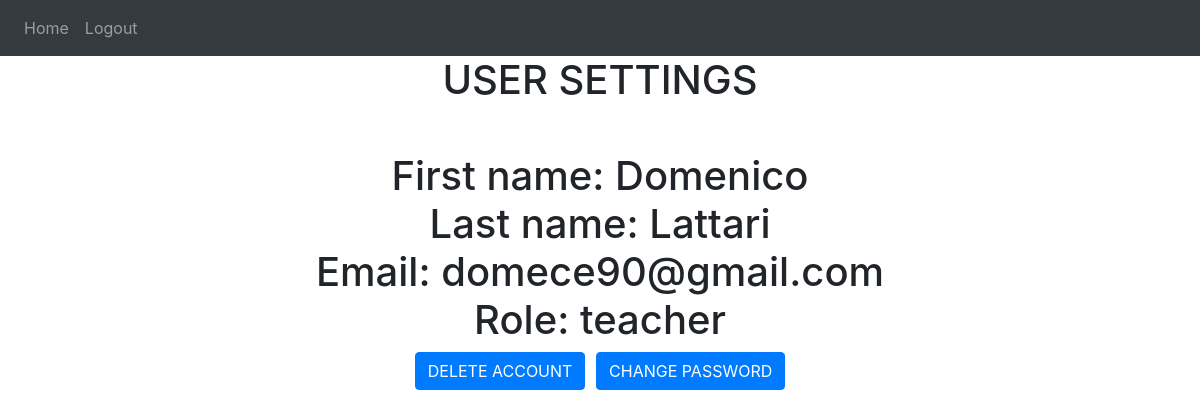
/settings (signed in), run on the app's committed database.
### website/models.py (models this page shows, shortened)
class User(db.Model, UserMixin):
    id = db.Column(db.Integer, primary_key=True)
    email = db.Column(db.String(150), unique=True)
    password = db.Column(db.String(150))
    first_name = db.Column(db.String(150))
    last_name = db.Column(db.String(150))
    role = db.Column(db.String(150))
    assignments = db.relationship('Assignment')
    course = db.relationship('Course')
    discussion = db.relationship('Discussion')
    notification = db.relationship('Notification')
    submission = db.relationship('Submission')
    enroll = db.relationship('Enroll')

### website/settings.py (the view, shortened to what this page needs)
@settings.route('/settings', methods=['GET', 'POST'])
@login_required
def view():
    if request.method=='GET':
        return render_template('user_settings.html', user=current_user)

### website/templates/user_settings.html
{% extends "base.html" %} {% block title %}Home{% endblock %} {% block content
    %}
    <h1 align="center">USER SETTINGS
    <br />
    <br />
    <div>
        First name: {{user.first_name}}
        <br />
        Last name: {{user.last_name}}
        <br />
        Email: {{user.email}}
        <br />
        Role: {{user.role}}
    </div>
    <a id="creation"><button class="btn btn-primary" onClick="deleteUser()">DELETE ACCOUNT</button></a>
    <a href="change-password" id="submission"><button class="btn btn-primary">CHANGE PASSWORD</button></a>
    </h1>
    {% endblock %}

### data on the page
User: first_name "Domenico", last_name "Lattari", email "domece90@gmail.com", role "teacher"
